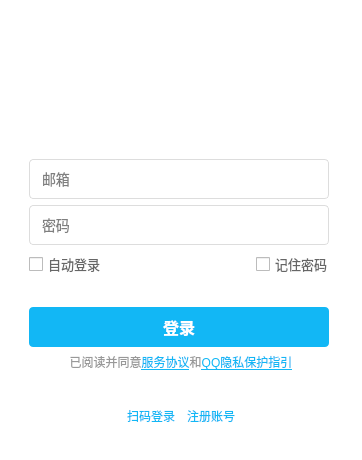
<?xml version="1.0" encoding="UTF-8"?>
<ui version="4.0">
 <class>LoginWidget</class>
 <widget class="QWidget" name="LoginWidget">
  <property name="geometry">
   <rect>
    <x>0</x>
    <y>0</y>
    <width>362</width>
    <height>460</height>
   </rect>
  </property>
  <property name="minimumSize">
   <size>
    <width>360</width>
    <height>460</height>
   </size>
  </property>
  <property name="maximumSize">
   <size>
    <width>362</width>
    <height>460</height>
   </size>
  </property>
  <property name="windowTitle">
   <string>QQ登录</string>
  </property>
  <property name="styleSheet">
   <string notr="true">QWidget#LoginWidget { background: white; }</string>
  </property>
  <layout class="QVBoxLayout" name="mainLayout">
   <property name="spacing">
    <number>12</number>
   </property>
   <property name="leftMargin">
    <number>20</number>
   </property>
   <property name="topMargin">
    <number>20</number>
   </property>
   <property name="rightMargin">
    <number>20</number>
   </property>
   <property name="bottomMargin">
    <number>20</number>
   </property>
   <item>
    <widget class="QWidget" name="widget" native="true">
     <layout class="QHBoxLayout" name="horizontalLayout">
      <item>
       <spacer name="horizontalSpacer">
        <property name="orientation">
         <enum>Qt::Orientation::Horizontal</enum>
        </property>
        <property name="sizeHint" stdset="0">
         <size>
          <width>89</width>
          <height>20</height>
         </size>
        </property>
       </spacer>
      </item>
      <item>
       <widget class="QLabel" name="head_Label">
        <property name="minimumSize">
         <size>
          <width>100</width>
          <height>100</height>
         </size>
        </property>
        <property name="maximumSize">
         <size>
          <width>100</width>
          <height>100</height>
         </size>
        </property>
        <property name="styleSheet">
         <string notr="true">font-size: 16px; color: #333;</string>
        </property>
        <property name="text">
         <string/>
        </property>
        <property name="alignment">
         <set>Qt::AlignmentFlag::AlignCenter</set>
        </property>
       </widget>
      </item>
      <item>
       <spacer name="horizontalSpacer_2">
        <property name="orientation">
         <enum>Qt::Orientation::Horizontal</enum>
        </property>
        <property name="sizeHint" stdset="0">
         <size>
          <width>89</width>
          <height>20</height>
         </size>
        </property>
       </spacer>
      </item>
     </layout>
    </widget>
   </item>
   <item>
    <widget class="QWidget" name="widget_2" native="true">
     <layout class="QVBoxLayout" name="verticalLayout">
      <item>
       <widget class="QLineEdit" name="email_LineEdit">
        <property name="minimumSize">
         <size>
          <width>300</width>
          <height>40</height>
         </size>
        </property>
        <property name="maximumSize">
         <size>
          <width>300</width>
          <height>40</height>
         </size>
        </property>
        <property name="styleSheet">
         <string notr="true">QLineEdit {
    border: 1px solid #ddd;
    border-radius: 4px;
    padding: 0 10px;
    font-size: 14px;
}
QLineEdit:focus {
    border-color: #12b7f5;
}</string>
        </property>
        <property name="text">
         <string/>
        </property>
        <property name="maxLength">
         <number>30</number>
        </property>
        <property name="placeholderText">
         <string>邮箱</string>
        </property>
       </widget>
      </item>
      <item>
       <widget class="QLineEdit" name="password_LineEdit">
        <property name="minimumSize">
         <size>
          <width>300</width>
          <height>40</height>
         </size>
        </property>
        <property name="maximumSize">
         <size>
          <width>300</width>
          <height>40</height>
         </size>
        </property>
        <property name="styleSheet">
         <string notr="true">QLineEdit {
    border: 1px solid #ddd;
    border-radius: 4px;
    padding: 0 10px;
    font-size: 14px;
}
QLineEdit:focus {
    border-color: #12b7f5;
}</string>
        </property>
        <property name="maxLength">
         <number>30</number>
        </property>
        <property name="echoMode">
         <enum>QLineEdit::EchoMode::Password</enum>
        </property>
        <property name="placeholderText">
         <string>密码</string>
        </property>
       </widget>
      </item>
      <item>
       <layout class="QHBoxLayout" name="checkLayout">
        <item>
         <widget class="QCheckBox" name="autoLogin_CheckBox">
          <property name="styleSheet">
           <string notr="true">font-size: 13px; color: #666;</string>
          </property>
          <property name="text">
           <string>自动登录</string>
          </property>
         </widget>
        </item>
        <item>
         <spacer name="checkSpacer">
          <property name="orientation">
           <enum>Qt::Orientation::Horizontal</enum>
          </property>
          <property name="sizeHint" stdset="0">
           <size>
            <width>40</width>
            <height>20</height>
           </size>
          </property>
         </spacer>
        </item>
        <item>
         <widget class="QCheckBox" name="rememberPwd_CheckBox">
          <property name="styleSheet">
           <string notr="true">font-size: 13px; color: #666;</string>
          </property>
          <property name="text">
           <string>记住密码</string>
          </property>
          <property name="checked">
           <bool>false</bool>
          </property>
         </widget>
        </item>
       </layout>
      </item>
     </layout>
    </widget>
   </item>
   <item>
    <widget class="QWidget" name="widget_3" native="true">
     <layout class="QVBoxLayout" name="verticalLayout_2">
      <item>
       <widget class="QPushButton" name="login_Button">
        <property name="minimumSize">
         <size>
          <width>300</width>
          <height>40</height>
         </size>
        </property>
        <property name="maximumSize">
         <size>
          <width>300</width>
          <height>40</height>
         </size>
        </property>
        <property name="styleSheet">
         <string notr="true">QPushButton {
    background-color: #12b7f5;
    color: white;
    border: none;
    border-radius: 4px;
    font-size: 16px;
    font-weight: bold;
}
QPushButton:hover {
    background-color: #0fa6e0;
}
QPushButton:pressed {
    background-color: #0c93c7;
}</string>
        </property>
        <property name="text">
         <string>登录</string>
        </property>
       </widget>
      </item>
      <item>
       <widget class="QLabel" name="agreementLabel">
        <property name="styleSheet">
         <string notr="true">font-size: 12px; color: #999;</string>
        </property>
        <property name="text">
         <string>&lt;html&gt;已阅读并同意&lt;a href=&quot;service&quot; style=&quot;color:#12b7f5;&quot;&gt;服务协议&lt;/a&gt;和&lt;a href=&quot;privacy&quot; style=&quot;color:#12b7f5;&quot;&gt;QQ隐私保护指引&lt;/a&gt;&lt;/html&gt;</string>
        </property>
        <property name="alignment">
         <set>Qt::AlignmentFlag::AlignCenter</set>
        </property>
        <property name="wordWrap">
         <bool>true</bool>
        </property>
       </widget>
      </item>
     </layout>
    </widget>
   </item>
   <item>
    <layout class="QHBoxLayout" name="bottomLayout">
     <item>
      <spacer name="horizontalSpacer_3">
       <property name="orientation">
        <enum>Qt::Orientation::Horizontal</enum>
       </property>
       <property name="sizeHint" stdset="0">
        <size>
         <width>40</width>
         <height>20</height>
        </size>
       </property>
      </spacer>
     </item>
     <item>
      <widget class="QLabel" name="scan_Label">
       <property name="cursor">
        <cursorShape>PointingHandCursor</cursorShape>
       </property>
       <property name="text">
        <string>&lt;a href=&quot;scan&quot; style=&quot;color:#12b7f5; text-decoration:none;&quot;&gt;扫码登录&lt;/a&gt;</string>
       </property>
      </widget>
     </item>
     <item>
      <widget class="ClickableLabel" name="register_Label">
       <property name="cursor">
        <cursorShape>PointingHandCursor</cursorShape>
       </property>
       <property name="text">
        <string>&lt;a href=&quot;register&quot; style=&quot;color:#12b7f5; text-decoration:none;&quot;&gt;注册账号&lt;/a&gt;</string>
       </property>
      </widget>
     </item>
     <item>
      <spacer name="bottomSpacer">
       <property name="orientation">
        <enum>Qt::Orientation::Horizontal</enum>
       </property>
       <property name="sizeHint" stdset="0">
        <size>
         <width>0</width>
         <height>0</height>
        </size>
       </property>
      </spacer>
     </item>
    </layout>
   </item>
  </layout>
 </widget>
 <customwidgets>
  <customwidget>
   <class>ClickableLabel</class>
   <extends>QLabel</extends>
   <header>clickablelabel.h</header>
  </customwidget>
 </customwidgets>
 <resources/>
 <connections/>
</ui>
